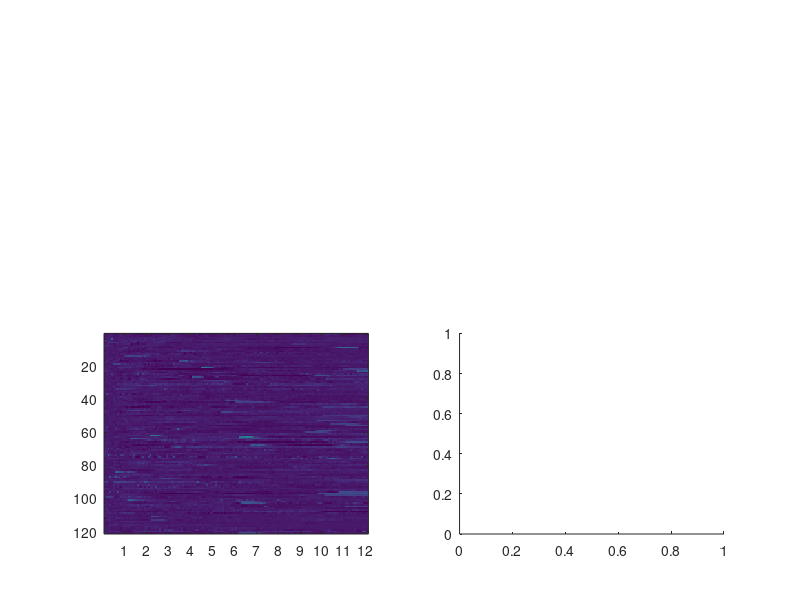

The MATLAB script that drew this image: (Note: this script raises an error after producing the figure.)

load nfkb.mat
addpath(genpath('~/Dropbox/matlab'))

opts = statset('Display','final');
n = 4;
range = [-0.3 4.5];
for id =1:8
    if id==1
        n=2;
    else
        n=6;
    end
    
    a = nfkb(id).data; 


    [cidx, ctrs] = kmeans(a,n, ...
                          'Replicates',5, 'Options',opts);

    fraction = sum(isnan(cidx))/size(cidx,1);
    new_ind =[];

    h = figure('position',[10 10 1200 900])
    for i =n:-1:1
        %new_ind = [new_ind;find(cidx==i)];
        subplot(n,2,i*2-1)
        imagesc(a(find(cidx==i),:),range);
        set(gca,'xtick',0:12:145,'xticklabel',0:12)
        
        subplot(n,2,i*2)
        confplot(0:5/60:12,mean(a(find(cidx==i),:)),std(a(find(cidx==i),: ...
                                                          )), ...
                 std(a(find(cidx==i),:)),'color',[1 0 0],'linewidth',2);
        set(gca,'xtick',0:12,'xticklabel',0:12)
        xlim([0 12])
        ylim(range)

    end
    
    title(nfkb(id).name,'Interpreter','none')

    saveas(gca,strcat(nfkb(id).name,'.fig'))

    set(h,'Units','Inches');
    pos = get(h,'Position');
    set(h,'PaperPositionMode','Auto','PaperUnits','Inches','PaperSize',[pos(3), pos(4)])
    print(h,strcat(nfkb(id).name,'.pdf'),'-dpdf','-r0')

end





